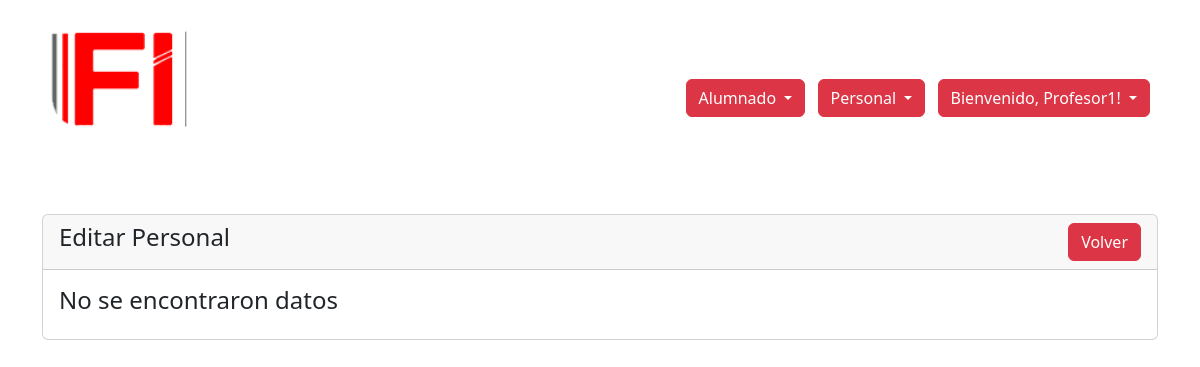
Page /personal-edit.php?id=0 (signed in) on the earlier database version.
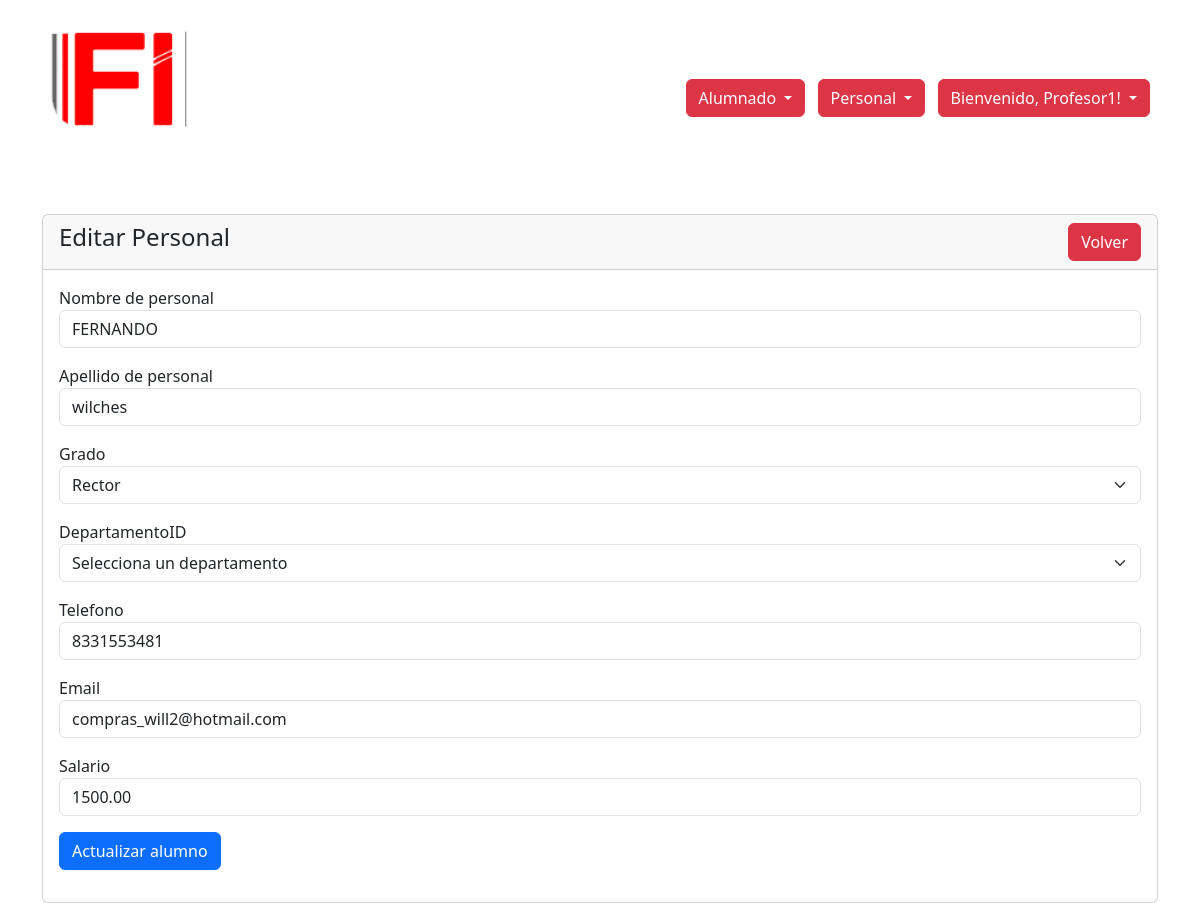
Same page on the later database version.
### tables this page shows
CREATE TABLE `personal_academico` (
  `ID` int(11) NOT NULL,
  `Nombre` varchar(50) NOT NULL,
  `Apellido` varchar(50) NOT NULL,
  `CargoID` int(11) NOT NULL,
  `DepartamentoID` int(11) NOT NULL,
  `Telefono` varchar(20) NOT NULL,
  `Email` varchar(100) NOT NULL,
  `fecha` timestamp NOT NULL DEFAULT current_timestamp() ON UPDATE current_timestamp(),
  `Salario` decimal(10,2) NOT NULL
);

### personal-edit.php (the view, shortened to what this page needs)
<!doctype html>
<html lang="en">
<head>
    <link href="https://cdn.jsdelivr.net/npm/bootstrap@5.1.3/dist/css/bootstrap.min.css" rel="stylesheet">
</head>
<body>
    <?php include('plantillas/header.php'); ?>
    <div class="container mt-5">
        <div class="row">
            <div class="col-md-12">
                <div class="card">
                    <div class="card-header">
                        <h4>Editar Personal
                            <a href="Personal_Academico.php" class="btn btn-danger float-end">Volver</a>
                        </h4>
                    </div>
                    <div class="card-body">
                        <?php
                        if (isset($_GET['id'])) {
                            $personal_id = mysqli_real_escape_string($con, $_GET['id']);
                            $query = "SELECT * FROM personal_academico WHERE id='$personal_id' ";
                            $query_run = mysqli_query($con, $query);
                            if (mysqli_num_rows($query_run) > 0) {
                                $personal = mysqli_fetch_array($query_run);
                        ?>
                                <form action="code.php" method="POST">
                                    <div class="mb-3">
                                        <label>Nombre de personal</label>
                                        <input type="text" name="Nombre" value="<?= $personal['Nombre']; ?>" class="form-control">
                                    </div>
                                    <div class="mb-3">
                                        <label>Apellido de personal</label>
                                        <input type="text" name="Apellido" value="<?= $personal['Apellido']; ?>" class="form-control">
                                    </div>
                                    <div class="mb-3">
                                        <label>Grado</label>
                                        <select class="form-select" name="CargoID" class="form-control">
                                            <option <?= ($personal['CargoID'] == 'Rector') ? 'selected' : ''; ?>>Rector</option>
                                        </select>
                                    </div>
                                    <div class="mb-3">
                                        <label>DepartamentoID</label>
                                        <select class="form-select" name="DepartamentoID" id="DepartamentoID" value="<?= $personal['DepartamentoID']; ?>">
                                        <option>Selecciona un departamento</option>
                                        </select>
                                    </div>
                                    <div class="mb-3">
                                        <label>Telefono</label>
                                        <input type="text" name="Telefono" value="<?= $personal['Telefono']; ?>" class="form-control">
                                    </div>
                                    <div class="mb-3">
                                        <label>Email</label>
                                        <input type="text" name="Email" value="<?= $personal['Email']; ?>" class="form-control">
                                    </div>
                                    <div class="mb-3">
                                        <label>Salario</label>
                                        <input type="text" name="Salario" value="<?= $personal['Salario']; ?>" class="form-control">
                                    </div>
                                    <div class="mb-3">
                                        <button type="submit" name="update_personal" class="btn btn-primary">
                                            Actualizar alumno
                                        </button>
                                    </div>
                                </form>
                        <?php
                            } else {
                                echo "<h4>No se encontraron datos</h4>";
                            }
                        }
                        ?>
                    </div>
                </div>
            </div>
        </div>
    </div>
</body>
</html>

Differences in the rows shown:
added personal_academico: Nombre "FERNANDO", Apellido "wilches", DepartamentoID "Selecciona un departamento", Telefono "8331553481", Email "compras_will2@hotmail.com", Salario "1500.00"
Other differences:
form field CargoID: (not shown) → "Rector"
text no longer shown: "No se encontraron datos"
text now shown: "Nombre de personal Apellido de personal Grado DepartamentoID Telefono Email Salario Actualizar alumno"
